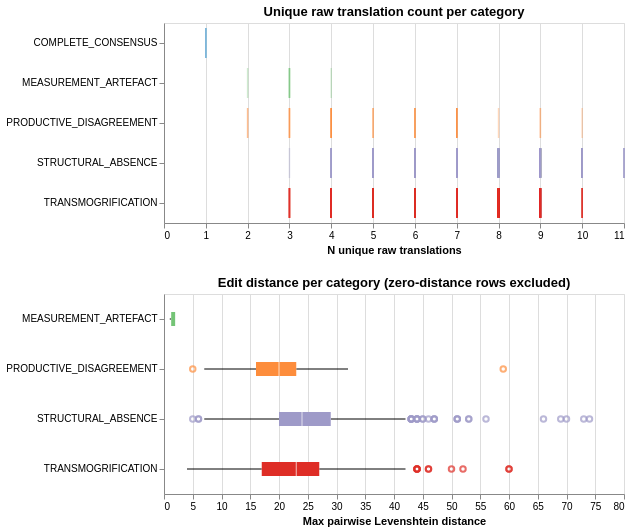

Source (notebook cell):
### Markdown cell above
## 5.5 String Features per Category

The raw counts that drove the classification, including unique output counts and Levenshtein edit distances between normalised strings. These are the features the classifier actually read; there is no other signal.

### Code cell
feat_df = result_df[['category', 'n_unique_raw', 'n_unique_normalized', 'max_edit_distance']].copy()
feat_df['max_edit_distance'] = pd.to_numeric(feat_df['max_edit_distance'], errors='coerce')

print('Mean string features per category:')
print(
    feat_df.groupby('category')[['n_unique_raw', 'n_unique_normalized', 'max_edit_distance']]
    .mean().round(2).reindex(CAT_ORDER).to_string()
)

strip_chart = alt.Chart(feat_df).mark_tick(
    thickness=1.5, opacity=0.35,
).encode(
    x=alt.X('n_unique_raw:Q', title='N unique raw translations'),
    y=alt.Y('category:N', sort=CAT_ORDER, title=None),
    color=alt.Color(
        'category:N',
        scale=alt.Scale(domain=list(CAT_COLORS.keys()), range=list(CAT_COLORS.values())),
        legend=None,
    ),
    tooltip=['category:N', 'n_unique_raw:Q', 'max_edit_distance:Q'],
).properties(width=460, height=200, title='Unique raw translation count per category')

box_chart = alt.Chart(
    feat_df[
        feat_df['max_edit_distance'].notna() &
        (feat_df['max_edit_distance'] > 0)
    ]
).mark_boxplot(extent=1.5).encode(
    x=alt.X('max_edit_distance:Q', title='Max pairwise Levenshtein distance'),
    y=alt.Y('category:N', sort=CAT_ORDER, title=None),
    color=alt.Color(
        'category:N',
        scale=alt.Scale(domain=list(CAT_COLORS.keys()), range=list(CAT_COLORS.values())),
        legend=None,
    ),
).properties(
    width=460, height=200,
    title='Edit distance per category (zero-distance rows excluded)',
)

alt.vconcat(strip_chart, box_chart).resolve_scale(color='shared')

### Figure 1 — Vega specification as saved in the notebook (floating-point values rounded to 4 significant figures; data arrays with more than 128 entries replaced by an {"elided": "..."} marker saying what was removed)
{"$schema": "https://vega.github.io/schema/vega/v6.json", "data": [{"name": "source_1"}, {"name": "source_0"}, {"name": "data_0", "values": {"elided": "881 records"}}, {"name": "data_1"}, {"name": "data_2"}, {"name": "data_3", "values": [{"category": "STRUCTURAL_ABSENCE", "max_edit_distance": 44}, {"category": "STRUCTURAL_ABSENCE", "max_edit_distance": 47}, {"category": "STRUCTURAL_ABSENCE", "max_edit_distance": 43}, {"category": "PRODUCTIVE_DISAGREEMENT", "max_edit_distance": 59}, {"category": "STRUCTURAL_ABSENCE", "max_edit_distance": 43}, {"category": "STRUCTURAL_ABSENCE", "max_edit_distance": 51}, {"category": "STRUCTURAL_ABSENCE", "max_edit_distance": 44}, {"category": "TRANSMOGRIFICATION", "max_edit_distance": 44}, {"category": "STRUCTURAL_ABSENCE", "max_edit_distance": 46}, {"category": "TRANSMOGRIFICATION", "max_edit_distance": 50}, {"category": "STRUCTURAL_ABSENCE", "max_edit_distance": 44}, {"category": "STRUCTURAL_ABSENCE", "max_edit_distance": 74}, {"category": "TRANSMOGRIFICATION", "max_edit_distance": 44}, {"category": "STRUCTURAL_ABSENCE", "max_edit_distance": 43}, {"category": "STRUCTURAL_ABSENCE", "max_edit_distance": 53}, {"category": "TRANSMOGRIFICATION", "max_edit_distance": 60}, {"category": "STRUCTURAL_ABSENCE", "max_edit_distance": 51}, {"category": "STRUCTURAL_ABSENCE", "max_edit_distance": 6}, {"category": "STRUCTURAL_ABSENCE", "max_edit_distance": 73}, {"category": "TRANSMOGRIFICATION", "max_edit_distance": 46}, {"category": "TRANSMOGRIFICATION", "max_edit_distance": 60}, {"category": "STRUCTURAL_ABSENCE", "max_edit_distance": 6}, {"category": "STRUCTURAL_ABSENCE", "max_edit_distance": 43}, {"category": "TRANSMOGRIFICATION", "max_edit_distance": 46}, {"category": "TRANSMOGRIFICATION", "max_edit_distance": 44}, {"category": "STRUCTURAL_ABSENCE", "max_edit_distance": 53}, {"category": "STRUCTURAL_ABSENCE", "max_edit_distance": 51}, {"category": "STRUCTURAL_ABSENCE", "max_edit_distance": 66}, {"category": "STRUCTURAL_ABSENCE", "max_edit_distance": 56}, {"category": "STRUCTURAL_ABSENCE", "max_edit_distance": 45}, {"category": "TRANSMOGRIFICATION", "max_edit_distance": 52}, {"category": "STRUCTURAL_ABSENCE", "max_edit_distance": 43}, {"category": "STRUCTURAL_ABSENCE", "max_edit_distance": 5}, {"category": "STRUCTURAL_ABSENCE", "max_edit_distance": 44}, {"category": "STRUCTURAL_ABSENCE", "max_edit_distance": 45}, {"category": "STRUCTURAL_ABSENCE", "max_edit_distance": 47}, {"category": "STRUCTURAL_ABSENCE", "max_edit_distance": 69}, {"category": "STRUCTURAL_ABSENCE", "max_edit_distance": 70}, {"category": "STRUCTURAL_ABSENCE", "max_edit_distance": 47}, {"category": "TRANSMOGRIFICATION", "max_edit_distance": 44}, {"category": "PRODUCTIVE_DISAGREEMENT", "max_edit_distance": 5}]}, {"name": "data_4"}, {"name": "data_6", "values": [{"category": "TRANSMOGRIFICATION", "lower_box_max_edit_distance": 17.0, "lower_whisker_max_edit_distance": 4, "upper_whisker_max_edit_distance": 42}, {"category": "STRUCTURAL_ABSENCE", "lower_box_max_edit_distance": 20.0, "lower_whisker_max_edit_distance": 7, "upper_whisker_max_edit_distance": 42}, {"category": "PRODUCTIVE_DISAGREEMENT", "lower_box_max_edit_distance": 16.0, "lower_whisker_max_edit_distance": 7, "upper_whisker_max_edit_distance": 32}, {"category": "MEASUREMENT_ARTEFACT", "lower_box_max_edit_distance": 1.25, "lower_whisker_max_edit_distance": 1, "upper_whisker_max_edit_distance": 2}]}, {"name": "data_7", "values": [{"category": "TRANSMOGRIFICATION", "lower_whisker_max_edit_distance": 4, "upper_box_max_edit_distance": 27.0, "upper_whisker_max_edit_distance": 42}, {"category": "STRUCTURAL_ABSENCE", "lower_whisker_max_edit_distance": 7, "upper_box_max_edit_distance": 29.0, "upper_whisker_max_edit_distance": 42}, {"category": "PRODUCTIVE_DISAGREEMENT", "lower_whisker_max_edit_distance": 7, "upper_box_max_edit_distance": 23.0, "upper_whisker_max_edit_distance": 32}, {"category": "MEASUREMENT_ARTEFACT", "lower_whisker_max_edit_distance": 1, "upper_box_max_edit_distance": 2.0, "upper_whisker_max_edit_distance": 2}]}, {"name": "data_8"}, {"name": "data_10", "values": [{"category": "TRANSMOGRIFICATION", "lower_box_max_edit_distance": 17.0, "max_max_edit_distance": 60, "mid_box_max_edit_distance": 23, "min_max_edit_distance": 4, "upper_box_max_edit_distance": 27.0}, {"category": "STRUCTURAL_ABSENCE", "lower_box_max_edit_distance": 20.0, "max_max_edit_distance": 74, "mid_box_max_edit_distance": 24, "min_max_edit_distance": 5, "upper_box_max_edit_distance": 29.0}, {"category": "PRODUCTIVE_DISAGREEMENT", "lower_box_max_edit_distance": 16.0, "max_max_edit_distance": 59, "mid_box_max_edit_distance": 20, "min_max_edit_distance": 5, "upper_box_max_edit_distance": 23.0}, {"category": "MEASUREMENT_ARTEFACT", "lower_box_max_edit_distance": 1.25, "max_max_edit_distance": 2, "mid_box_max_edit_distance": 2, "min_max_edit_distance": 1, "upper_box_max_edit_distance": 2.0}]}, {"name": "data_11", "values": [{"category": "TRANSMOGRIFICATION", "lower_box_max_edit_distance": 17.0, "max_max_edit_distance": 60, "mid_box_max_edit_distance": 23, "min_max_edit_distance": 4, "upper_box_max_edit_distance": 27.0}, {"category": "STRUCTURAL_ABSENCE", "lower_box_max_edit_distance": 20.0, "max_max_edit_distance": 74, "mid_box_max_edit_distance": 24, "min_max_edit_distance": 5, "upper_box_max_edit_distance": 29.0}, {"category": "PRODUCTIVE_DISAGREEMENT", "lower_box_max_edit_distance": 16.0, "max_max_edit_distance": 59, "mid_box_max_edit_distance": 20, "min_max_edit_distance": 5, "upper_box_max_edit_distance": 23.0}, {"category": "MEASUREMENT_ARTEFACT", "lower_box_max_edit_distance": 1.25, "max_max_edit_distance": 2, "mid_box_max_edit_distance": 2, "min_max_edit_distance": 1, "upper_box_max_edit_distance": 2.0}]}, {"name": "data_0_concat_0_x_domain_n_unique_raw", "values": [{"min": 1, "max": 11}]}, {"name": "source_0_concat_0_y_domain_category", "values": [{"category": "TRANSMOGRIFICATION", "sort_field": 4.0}, {"category": "STRUCTURAL_ABSENCE", "sort_field": 3.0}, {"category": "PRODUCTIVE_DISAGREEMENT", "sort_field": 2.0}, {"category": "COMPLETE_CONSENSUS", "sort_field": 0.0}, {"category": "MEASUREMENT_ARTEFACT", "sort_field": 1.0}]}, {"name": "data_2_concat_1_y_domain_category_0", "values": [{"category": "STRUCTURAL_ABSENCE", "sort_field": 3.0}, {"category": "PRODUCTIVE_DISAGREEMENT", "sort_field": 2.0}, {"category": "TRANSMOGRIFICATION", "sort_field": 4.0}]}, {"name": "data_4_concat_1_y_domain_category_1", "values": [{"category": "TRANSMOGRIFICATION", "sort_field": 4.0}, {"category": "STRUCTURAL_ABSENCE", "sort_field": 3.0}, {"category": "PRODUCTIVE_DISAGREEMENT", "sort_field": 2.0}, {"category": "MEASUREMENT_ARTEFACT", "sort_field": 1.0}]}, {"name": "data_8_concat_1_y_domain_category_2", "values": [{"category": "TRANSMOGRIFICATION", "sort_field": 4.0}, {"category": "STRUCTURAL_ABSENCE", "sort_field": 3.0}, {"category": "PRODUCTIVE_DISAGREEMENT", "sort_field": 2.0}, {"category": "MEASUREMENT_ARTEFACT", "sort_field": 1.0}]}], "signals": [{"name": "childHeight", "value": 200}], "marks": [{"type": "group", "name": "concat_0_group", "encode": {"update": {"height": {"signal": "childHeight"}, "width": {"signal": "width"}}}, "marks": [{"type": "rect", "name": "concat_0_marks", "from": {"data": "data_0"}, "encode": {"update": {"tooltip": {"signal": "{\"category\": isValid(datum[\"category\"]) ? datum[\"category\"] : \"\"+datum[\"category\"], \"n_unique_raw\": format(datum[\"n_unique_raw\"], \"\"), \"max_edit_distance\": format(datum[\"max_edit_distance\"], \"\")}"}, "fill": {"field": "category", "scale": "color"}, "opacity": {"value": 0.35}, "height": {"signal": "max(0.25, bandwidth('concat_0_y'))"}, "y": {"field": "category", "scale": "concat_0_y"}, "width": {"value": 1.5}, "xc": {"field": "n_unique_raw", "scale": "concat_0_x"}}}, "style": ["tick"]}], "axes": [{"scale": "concat_0_x", "orient": "bottom", "gridScale": "concat_0_y", "grid": true, "tickCount": {"signal": "ceil(width/40)"}, "aria": false, "domain": false, "maxExtent": 0, "zindex": 0, "labels": false, "ticks": false, "minExtent": 0}, {"scale": "concat_0_x", "orient": "bottom", "zindex": 0, "grid": false, "tickCount": {"signal": "ceil(width/40)"}, "labelFlush": true, "labelOverlap": true, "title": "N unique raw translations"}, {"scale": "concat_0_y", "grid": false, "orient": "left", "zindex": 0}], "title": {"text": "Unique raw translation count per category", "frame": "group"}, "style": "cell"}, {"type": "group", "name": "concat_1_group", "encode": {"update": {"height": {"signal": "childHeight"}, "width": {"signal": "width"}}}, "marks": [{"type": "symbol", "name": "concat_1_layer_0_layer_0_marks", "from": {"data": "data_3"}, "encode": {"update": {"fill": {"value": "transparent"}, "stroke": {"field": "category", "scale": "color"}, "y": {"field": "category", "scale": "concat_1_y", "band": 0.5}, "x": {"field": "max_edit_distance", "scale": "concat_1_x"}, "opacity": {"value": 0.7}}}, "style": ["point", "boxplot-outliers"]}, {"type": "rule", "name": "concat_1_layer_0_layer_1_layer_0_marks", "from": {"data": "data_6"}, "encode": {"update": {"y": {"field": "category", "scale": "concat_1_y", "band": 0.5}, "x": {"field": "lower_whisker_max_edit_distance", "scale": "concat_1_x"}, "tooltip": {"signal": "{\"Upper Whisker of Max pairwise Levenshtein distance\": format(datum[\"upper_whisker_max_edit_distance\"], \"\"), \"Lower Whisker of Max pairwise Levenshtein distance\": format(datum[\"lower_whisker_max_edit_distance\"], \"\"), \"category\": isValid(datum[\"category\"]) ? datum[\"category\"] : \"\"+datum[\"category\"]}"}, "x2": {"field": "lower_box_max_edit_distance", "scale": "concat_1_x"}, "stroke": {"value": "black"}}}, "style": ["rule", "boxplot-rule"], "aria": false}, {"type": "rule", "name": "concat_1_layer_0_layer_1_layer_1_marks", "from": {"data": "data_7"}, "encode": {"update": {"stroke": {"value": "black"}, "tooltip": {"signal": "{\"Upper Whisker of Max pairwise Levenshtein distance\": format(datum[\"upper_whisker_max_edit_distance\"], \"\"), \"Lower Whisker of Max pairwise Levenshtein distance\": format(datum[\"lower_whisker_max_edit_distance\"], \"\"), \"category\": isValid(datum[\"category\"]) ? datum[\"category\"] : \"\"+datum[\"category\"]}"}, "x2": {"field": "upper_whisker_max_edit_distance", "scale": "concat_1_x"}, "y": {"field": "category", "scale": "concat_1_y", "band": 0.5}, "x": {"field": "upper_box_max_edit_distance", "scale": "concat_1_x"}}}, "style": ["rule", "boxplot-rule"], "aria": false}, {"type": "rect", "name": "concat_1_layer_1_layer_0_marks", "from": {"data": "data_10"}, "encode": {"update": {"tooltip": {"signal": "{\"Max of Max pairwise Levenshtein distance\": format(datum[\"max_max_edit_distance\"], \"\"), \"Q3 of Max pairwise Levenshtein distance\": format(datum[\"upper_box_max_edit_distance\"], \"\"), \"Median of Max pairwise Levenshtein distance\": format(datum[\"mid_box_max_edit_distance\"], \"\"), \"Q1 of Max pairwise Levenshtein distance\": format(datum[\"lower_box_max_edit_distance\"], \"\"), \"Min of Max pairwise Levenshtein distance\": format(datum[\"min_max_edit_distance\"], \"\"), \"category\": isValid(datum[\"category\"]) ? datum[\"category\"] : \"\"+datum[\"category\"]}"}, "height": {"value": 14}, "fill": {"field": "category", "scale": "color"}, "yc": {"field": "category", "scale": "concat_1_y", "band": 0.5}, "x": {"field": "lower_box_max_edit_distance", "scale": "concat_1_x"}, "x2": {"field": "upper_box_max_edit_distance", "scale": "concat_1_x"}}}, "style": ["bar", "boxplot-box"]}, {"type": "rect", "name": "concat_1_layer_1_layer_1_marks", "from": {"data": "data_11"}, "encode": {"update": {"opacity": {"value": 0.7}, "height": {"value": 14}, "tooltip": {"signal": "{\"Max of Max pairwise Levenshtein distance\": format(datum[\"max_max_edit_distance\"], \"\"), \"Q3 of Max pairwise Levenshtein distance\": format(datum[\"upper_box_max_edit_distance\"], \"\"), \"Median of Max pairwise Levenshtein distance\": format(datum[\"mid_box_max_edit_distance\"], \"\"), \"Q1 of Max pairwise Levenshtein distance\": format(datum[\"lower_box_max_edit_distance\"], \"\"), \"Min of Max pairwise Levenshtein distance\": format(datum[\"min_max_edit_distance\"], \"\"), \"category\": isValid(datum[\"category\"]) ? datum[\"category\"] : \"\"+datum[\"category\"]}"}, "xc": {"field": "mid_box_max_edit_distance", "scale": "concat_1_x"}, "width": {"value": 1}, "fill": [{"field": "category", "scale": "color", "test": "datum['lower_box_max_edit_distance'] >= datum['upper_box_max_edit_distance']"}, {"value": "white"}], "yc": {"field": "category", "scale": "concat_1_y", "band": 0.5}}}, "style": ["tick", "boxplot-median"], "aria": false}], "axes": [{"scale": "concat_1_x", "ticks": false, "minExtent": 0, "zindex": 0, "domain": false, "gridScale": "concat_1_y", "grid": true, "orient": "bottom", "labels": false, "maxExtent": 0, "aria": false, "tickCount": {"signal": "ceil(width/40)"}}, {"scale": "concat_1_x", "tickCount": {"signal": "ceil(width/40)"}, "orient": "bottom", "zindex": 0, "title": "Max pairwise Levenshtein distance", "grid": false, "labelFlush": true, "labelOverlap": true}, {"scale": "concat_1_y", "zindex": 0, "grid": false, "orient": "left"}], "title": {"text": "Edit distance per category (zero-distance rows excluded)", "frame": "group"}, "style": "cell"}], "scales": [{"name": "color", "type": "ordinal", "domain": ["COMPLETE_CONSENSUS", "MEASUREMENT_ARTEFACT", "PRODUCTIVE_DISAGREEMENT", "STRUCTURAL_ABSENCE", "TRANSMOGRIFICATION"], "range": ["#6baed6", "#74c476", "#fd8d3c", "#9e9ac8", "#de2d26"]}, {"name": "concat_0_x", "type": "linear", "domain": [{"signal": "(data(\"data_0_concat_0_x_domain_n_unique_raw\")[0] || {}).min"}, {"signal": "(data(\"data_0_concat_0_x_domain_n_unique_raw\")[0] || {}).max"}], "range": [0, {"signal": "width"}], "zero": true, "nice": true}, {"name": "concat_0_y", "type": "band", "domain": {"data": "source_0_concat_0_y_domain_category", "field": "category", "sort": {"op": "max", "field": "sort_field"}}, "range": [0, {"signal": "childHeight"}], "paddingOuter": 0.125, "paddingInner": 0.25}, {"name": "concat_1_x", "type": "linear", "domain": {"fields": [{"data": "data_3", "field": "max_edit_distance"}, {"data": "data_6", "field": "lower_whisker_max_edit_distance"}, {"data": "data_6", "field": "lower_box_max_edit_distance"}, {"data": "data_7", "field": "upper_box_max_edit_distance"}, {"data": "data_7", "field": "upper_whisker_max_edit_distance"}, {"data": "data_10", "field": "lower_box_max_edit_distance"}, {"data": "data_10", "field": "upper_box_max_edit_distance"}, {"data": "data_11", "field": "mid_box_max_edit_distance"}]}, "range": [0, {"signal": "width"}], "nice": true, "zero": true}, {"name": "concat_1_y", "type": "band", "domain": {"fields": [{"data": "data_2_concat_1_y_domain_category_0", "field": "category"}, {"data": "data_4_concat_1_y_domain_category_1", "field": "category"}, {"data": "data_8_concat_1_y_domain_category_2", "field": "category"}], "sort": {"op": "max", "field": "sort_field"}}, "range": [0, {"signal": "childHeight"}], "paddingInner": 0, "paddingOuter": 0}], "background": "white", "layout": {"padding": 20, "columns": 1, "bounds": "full", "align": "each"}, "padding": 5, "width": 460}
